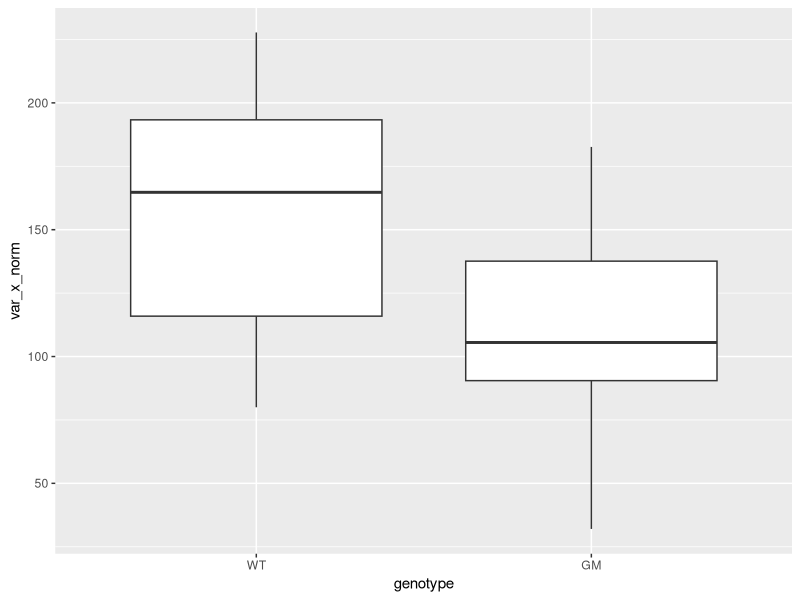
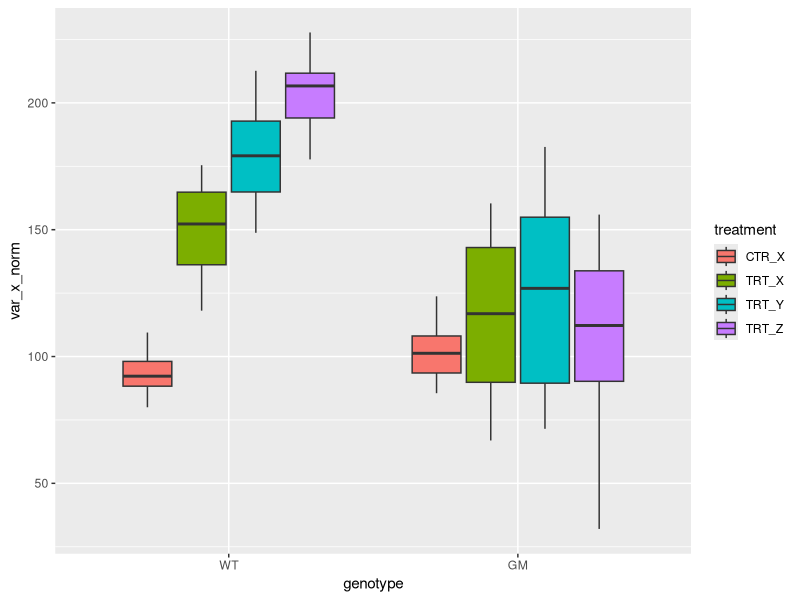
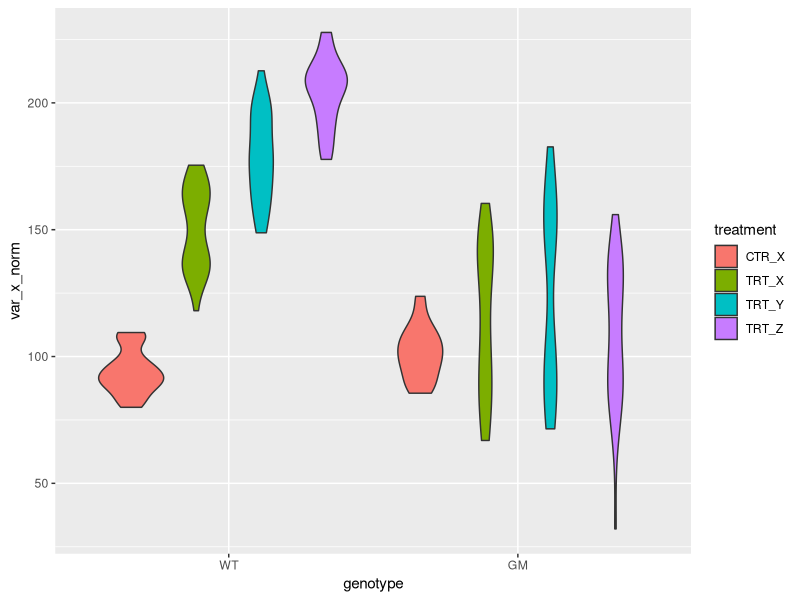
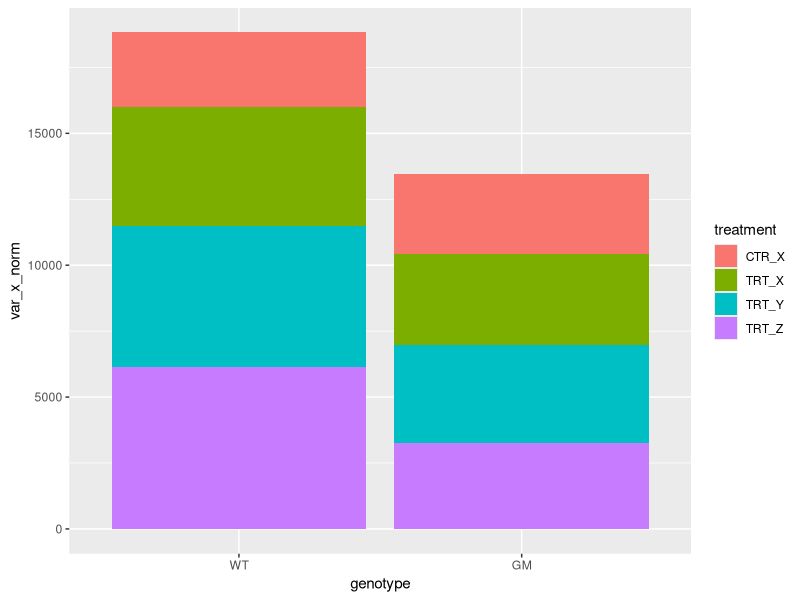
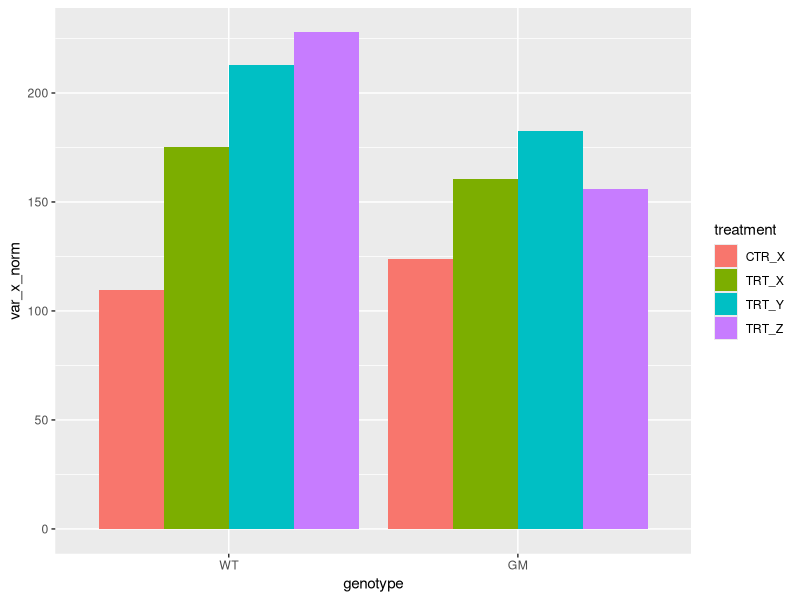
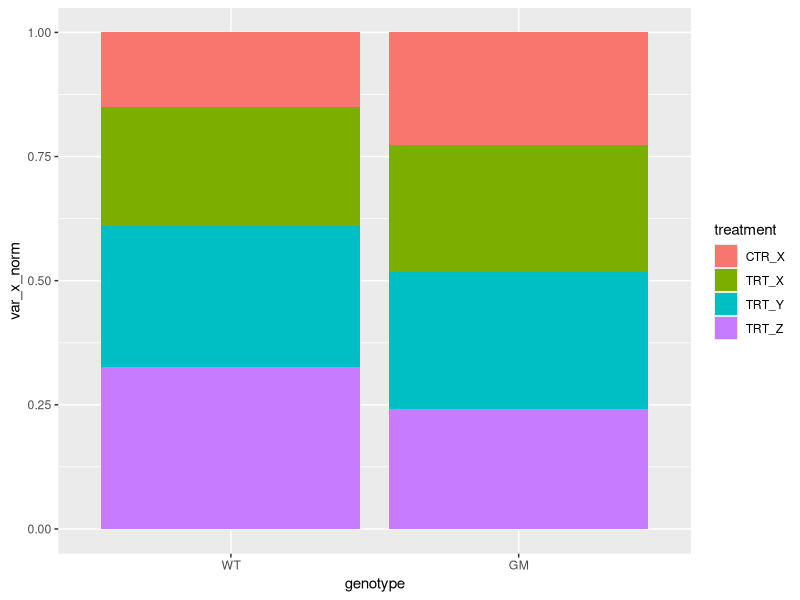
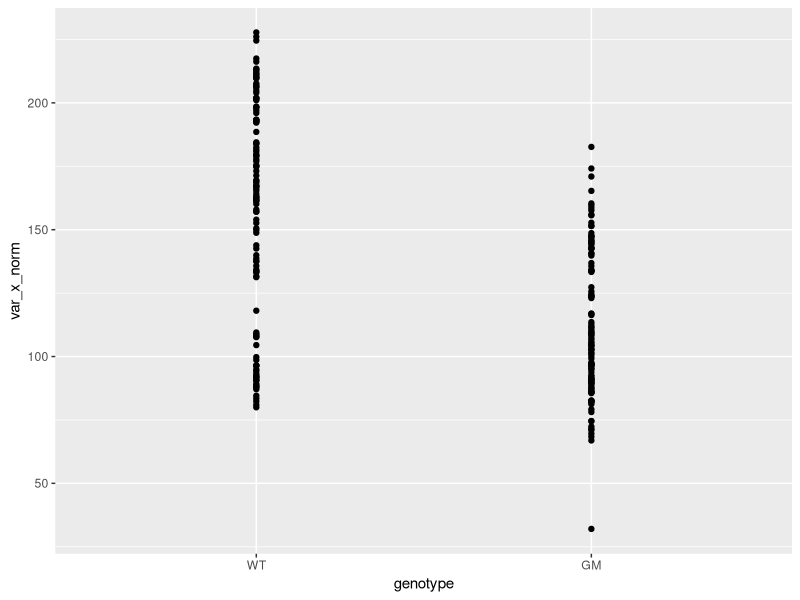
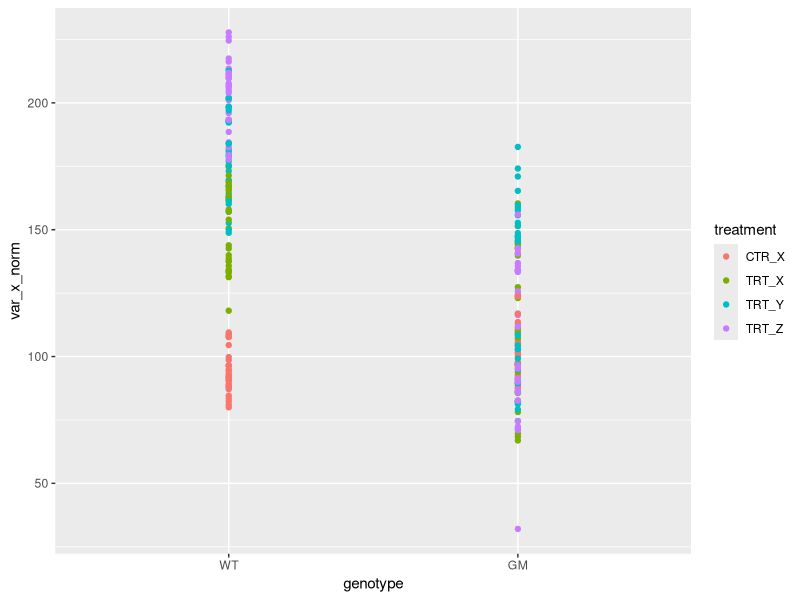

R code for these plots, in order:
## ---- chunk 1

1 + 1
10 / 5
2^5
1 * 5

## ---- chunk 2
a <- 2
b <- 3

a + b

c <- "text"
c

## ---- chunk 3
# ?sum

sum(1, 2, 3, 4, 5)

## ---- chunk 4

# ?c()

## ---- chunk 5

x <- c(0,1,2,3,4,5,6)
x

# x is a "special" vector where there is logic in the sequence.
# This vector can also be constructed with seq(from = ..., to = ..., by = 1)
x <- seq(from = 0, to = 6, by = 1)
x

y <- c(0,1,2,-3,4,-5,6,10,200,300)
y

## ---- chunk 6

if( x[1] == 0) {
    print("This is good")
} else {
    print("This is bad")
}

## ---- chunk 7

# ii is a placeholder that goes through the sequence after "in"
for(ii in 1:length(x)) {
    print(x[ii])
}

## ---- chunk 8

for(ii in 1:length(x)) {
    print(x[ii]^3)
}

## ---- chunk 9

for(ii in 1:4) {
    print(rep(ii, times = ii))
}

## ---- chunk 10

for(ii in 1:ncol(iris)) {
    print(paste0(colnames(iris)[ii], " (", nchar(colnames(iris)[ii]), ")"))
}

# for code readability, you could create intermediate objects
column <- colnames(iris)

for(ii in 1:ncol(iris)) {
    phrase <- paste0(column[ii], " (", nchar(column[ii]), ")")
    print(phrase)
}

## ---- chunk 11

for(ii in 1:nrow(iris)) {
    print(paste("Flower", ii, "is a", iris$Species[ii], "and has a Sepal.Length of", iris$Sepal.Length[ii]))
}

## ---- chunk 12

for(ii in 1:length(y)) {
    if(y[ii] < 0) { next() }
    print(y[ii])
}

# this can also be solved without next()
for(ii in 1:length(y)) {
    if(y[ii] >= 0) { print(y[ii]) }
}

## ---- chunk 13

for(ii in 1:length(y)) {
    if(y[ii] == 10) { break() }
    print(y[ii])
}

## ---- chunk 14

for(ii in 1:length(rivers)) {
    if(rivers[ii] < 500) {
        print("short river")
    } else if(rivers[ii] > 2000) {
        print("long river")
    } else {
        print(rivers[ii])
    }
}

## ---- chunk 15

library(ggplot2)
library(readr)
library(dplyr)

## ---- chunk 16

mydata <- read_csv("tidy.csv")
mydata
## ---- chunk 17

nrow(mydata)
ncol(mydata)

# to have both nrow() and ncol() in one call
dim(mydata)

## ---- chunk 18

mydata <- mutate(mydata, 
                 genotype = factor(genotype, levels = c("WT","GM")),
                 treatment = factor(treatment, levels = c("CTR_X","TRT_X","TRT_Y","TRT_Z")),
                 gender = factor(gender, levels = c("M","F")))

## ---- chunk 19

mydata <- mutate(mydata,
                 var_x_norm = var_x * norm,
                 var_y_norm = var_y * norm,
                 var_z_norm = var_z * norm)

## ---- chunk 20

mymales <- filter(mydata,
                  gender == "M")

## ---- chunk 21

summarise(mymales, 
          min_value_x_norm = min(var_x_norm),
          mean_value_x_norm = mean(var_x_norm))

## ---- chunk 22

mymales %>% 
    group_by(genotype) %>% 
    summarise(
        min_value_x_norm = min(var_x_norm),
        mean_value_x_norm = mean(var_x_norm))

## ---- chunk 23

mysummary <-
    mymales %>% 
    group_by(genotype) %>% 
    summarise(
        min_value_x_norm = min(var_x_norm),
        mean_value_x_norm = mean(var_x_norm)
    )

## ---- chunk 24

write_csv(mysummary, path = "myfirstroutput.csv")

## ---- chunk 25

mymales %>% 
    group_by(genotype) %>% 
    summarise(
        min_value_x_norm = min(var_x_norm),
        mean_value_x_norm = mean(var_x_norm)
    )

mymales %>% 
    group_by(genotype) %>% 
    summarise(
        min_value_y_norm = min(var_y_norm),
        mean_value_y_norm = mean(var_y_norm)
    )

mymales %>% 
    group_by(genotype) %>% 
    summarise(
        min_value_z_norm = min(var_z_norm),
        mean_value_z_norm = mean(var_z_norm)
    )

## ---- chunk 26

ggplot(mydata, aes(x = genotype, y = var_x_norm)) + geom_boxplot()

## ---- chunk 27

ggplot(mydata, aes(x = genotype, y = var_x_norm, fill = treatment)) + geom_boxplot()

## ---- chunk 28

ggplot(mydata, aes(x = genotype, y = var_x_norm, fill = treatment)) + geom_violin()

## ---- chunk 29

ggplot(mydata, aes(x = genotype, y = var_x_norm, fill = treatment)) + geom_col()

## ---- chunk 30

ggplot(mydata, aes(x = genotype, y = var_x_norm, fill = treatment)) + geom_col(position = "dodge")

## ---- chunk 31

ggplot(mydata, aes(x = genotype, y = var_x_norm, fill = treatment)) + geom_col(position = "fill")

## ---- chunk 32

ggplot(mydata, aes(genotype, var_x_norm)) + geom_point()

## ---- chunk 33

ggplot(mydata, aes(genotype, var_x_norm, color = treatment)) + geom_point()

## ---- chunk 34

ggplot(mydata, aes(genotype, var_x_norm, color = treatment)) + geom_point(position = position_dodge(0.30))

## ---- chunk 35
ggplot(mydata, aes(genotype, var_x_norm, color = treatment)) + 
    geom_point() +
    facet_wrap(~gender)
## ---- chunk 36
ggplot(mydata, aes(genotype, var_x_norm, color = treatment)) + 
    geom_point() +
    facet_grid(gender~.)
## ---- chunk 37
ggplot(mydata, aes(genotype, var_x_norm, color = treatment)) + 
    geom_point() +
    facet_grid(.~gender)
